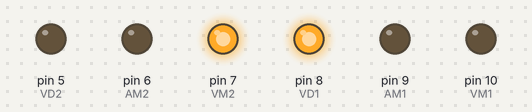
The sketch below on a simulated Arduino Uno, built with avr-gcc and run on an emulated ATmega328P. Parts: output pins drawn as LEDs (lit = HIGH).

Above: at 3.7 s.
At 12.5 s:
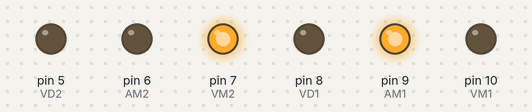
At 18.7 s:
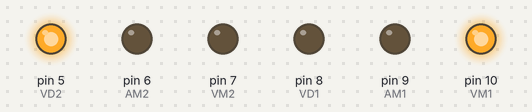
At 22.7 s:
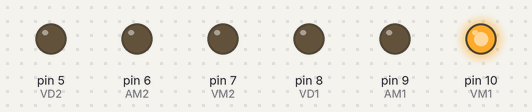
At 27.5 s:
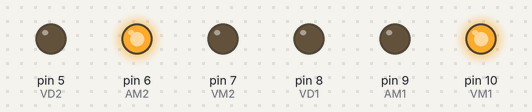
At 38.7 s:
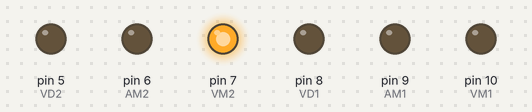
Timing chart, 0 to 39.0 s (numbered marks = the images above):
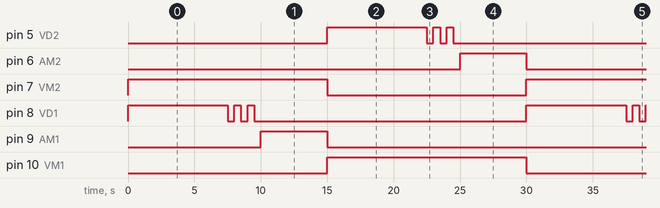

The sketch:

semaforo.ino
```cpp
#define VD1 8
#define AM1 9
#define VM1 10

#define VD2 5
#define AM2 6
#define VM2 7

void setup() {

    pinMode(VD1, OUTPUT);
    pinMode(AM1, OUTPUT);
    pinMode(VM1, OUTPUT);

    pinMode(VD2, OUTPUT);
    pinMode(AM2, OUTPUT);
    pinMode(VM2, OUTPUT);
}

void loop() {

    digitalWrite(VD1, HIGH);
    digitalWrite(VM2, HIGH);
    delay(7000);
    digitalWrite(VD1, LOW);
    piscarVerde(VD1, 3);

    digitalWrite(AM1, HIGH);
    delay(5000);
    digitalWrite(AM1, LOW);

    digitalWrite(VM1, HIGH);
    digitalWrite(VM2, LOW);

    digitalWrite(VD2, HIGH);
    delay(7000);
    digitalWrite(VD2, LOW);
    piscarVerde(VD2, 3);

    digitalWrite(AM2, HIGH);
    delay(5000);
    digitalWrite(AM2, LOW);
    digitalWrite(VM1, LOW);
}

// faz o led piscar durante o intervalo passado como parâmetro
void piscarVerde(int pin, int seconds) {

    for(int i=0; i<seconds; i++) {
        digitalWrite(pin, HIGH);
        delay(500);
        digitalWrite(pin, LOW);
        delay(500);
    }

}
```

Measured:
- by itself, pin 5 (VD2), pin 8 (VD1): repeats every 30.0 s: 2 × (LOW 0.50 s, HIGH 0.50 s), LOW 20.5 s, HIGH 7.5 s
- by itself, pin 6 (AM2), pin 9 (AM1): alternates HIGH for 5.0 s and LOW for 25.0 s
- by itself, pin 7 (VM2), pin 10 (VM1): alternates HIGH for 15.0 s and LOW for 15.0 s
